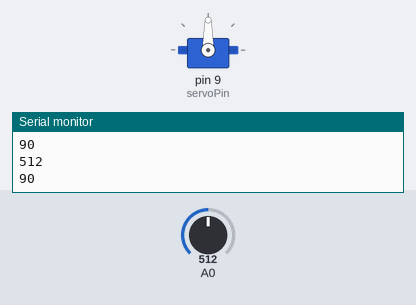
Simulated run of this sketch. Board: Arduino Uno, built with avr-gcc and run on an emulated ATmega328P. On the bench: servo, the last lines printed to the serial monitor. Inputs (shaded band) come from the test bench; at power-on: A0 = 512.

Above: at 1.2 s.
1.3 s: A0 set to 716
At 2.2 s:
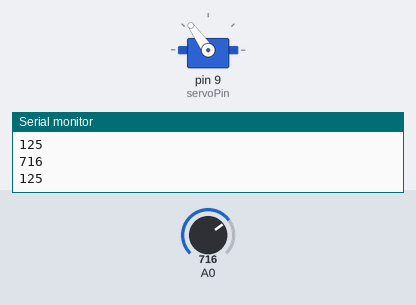
2.8 s: A0 set to 900
At 3.7 s:
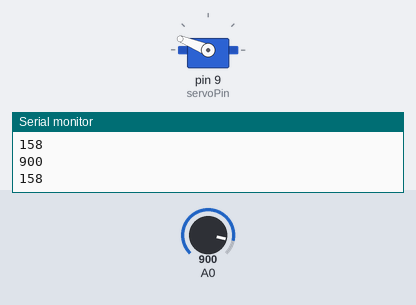
4.3 s: A0 set to 1023
At 5.1 s:
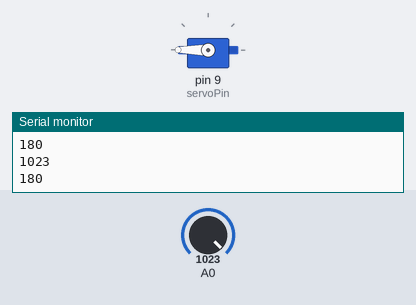
5.8 s: A0 set to 306
At 6.6 s:
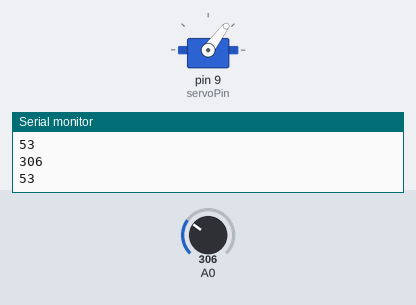
7.3 s: A0 set to 122
At 8.0 s:
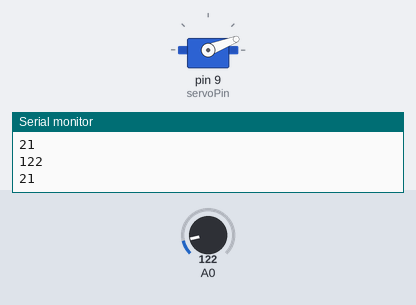
8.8 s: A0 set to 0
At 9.5 s:
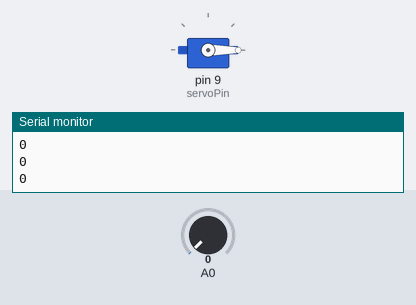
Timing chart, 0 to 11.3 s (numbered marks = the images above; inputs shaded):
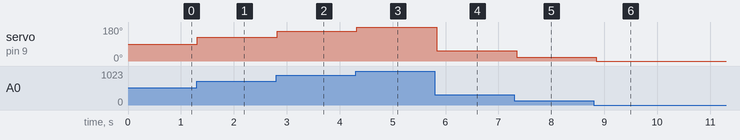

The sketch:

Potentiometer_servo.ino
```cpp
#include <Servo.h>
Servo servo;
int servoPin = 9;

void setup() {
  // put your setup code here, to run once:
  Serial.begin(9600);
  servo.attach(servoPin);
}

void loop() {
  // put your main code here, to run repeatedly:
  int sensorValue = analogRead(A0);
  int angle = map(sensorValue,0,1023,0,180);
  servo.write(angle);

  Serial.println(sensorValue);
  Serial.println(angle);
  delay(100);
}
```

Measured:
- after the input at 1.3 s, servo on pin 9 (servoPin): 90° → 125° at once
- after the input at 2.8 s, servo on pin 9 (servoPin): 125° → 158° at once
- after the input at 4.3 s, servo on pin 9 (servoPin): 158° → 180° at once
- after the input at 5.8 s, servo on pin 9 (servoPin): 180° → 53° at once
- after the input at 7.3 s, servo on pin 9 (servoPin): 53° → 21° at once
- after the input at 8.8 s, servo on pin 9 (servoPin): 21° → 0° after 0.05 s
